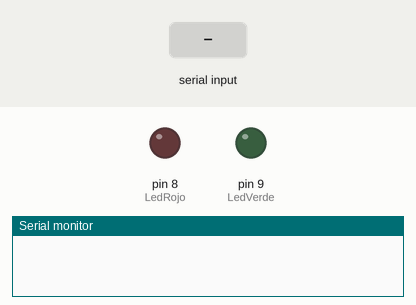
Recording of a sketch running on a simulated Arduino Uno, built with avr-gcc and run on an emulated ATmega328P. Shown: output pins drawn as LEDs (lit = HIGH), the last lines printed to the serial monitor. Dashed ring = blinking. Inputs (shaded band) come from the test bench.

Above: at 1.2 s.
1.3 s: "5" received over the second serial link
At 1.4 s:
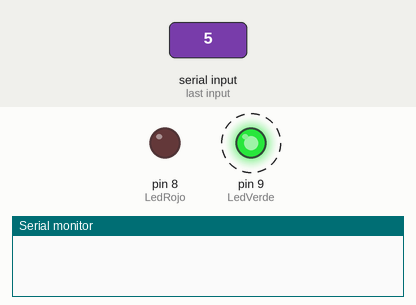
3.3 s: "3" received over the second serial link
At 3.8 s:
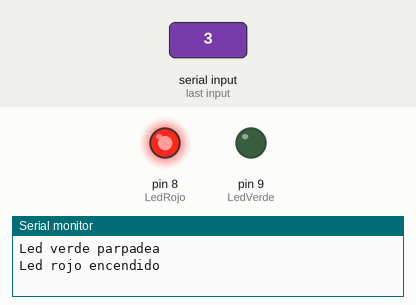
4.8 s: "1" received over the second serial link
At 6.1 s:
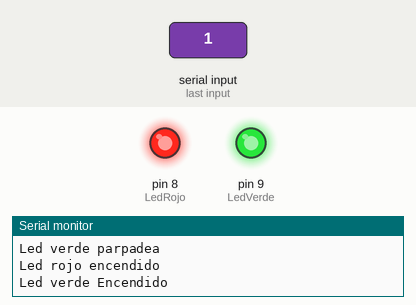
Timing chart, 0 to 7.8 s (numbered marks = the images above; inputs shaded):
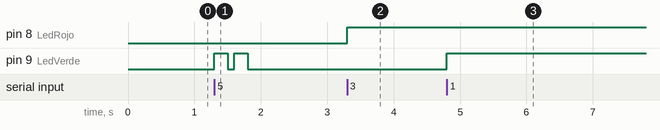

Measured:
- after the input at 1.3 s, pin 9 (LedVerde): alternates HIGH for 0.20 s and LOW for 0.10 s, 4 changes in all, then stays LOW, starting at once
- after the input at 3.3 s, pin 8 (LedRojo): LOW → HIGH at once
- after the input at 4.8 s, pin 9 (LedVerde): LOW → HIGH at once

The sketch:

Control_BT_desde_celu_.ino
```cpp
#include <SoftwareSerial.h>

SoftwareSerial miBT(2,3);   //Rx, Tx
char DATO;// = 0;
int LedVerde = 9;
int LedRojo = 8;

void setup() {
  Serial.begin(9600);
  miBT.begin(38400);  //Velocidad de comunic. por defecto para el módulo bluetooth
  pinMode(LedVerde, OUTPUT);
  pinMode(LedRojo, OUTPUT);
}

void loop() {

  if (miBT.available()) {

    DATO = miBT.read();
    if (DATO =='1'){
       //Para encender y apagar con un mismo número:
    digitalWrite(LedVerde, !digitalRead(LedVerde));  //El signo ! invierte el valor leido
    //digitalWrite(LedVerde, HIGH);
    Serial.println("Led verde Encendido");
    }
    if (DATO == '2'){
    digitalWrite(LedVerde, LOW);
    Serial.println("Led verde Apagado");}
    if (DATO == '3'){
    digitalWrite(LedRojo, !digitalRead(LedRojo));
    Serial.println("Led rojo encendido");}
    if (DATO == '4'){
    digitalWrite(LedRojo, LOW);
    Serial.println("Led rojo apagado");}
    if (DATO == '5'){
    parpadearLedVerde();
    delay(100);
    parpadearLedVerde();
    Serial.println("Led verde parpadea");
    }
    if (DATO == '6'){
    parpadearLedRojo();
    delay(100);
    parpadearLedRojo();
    Serial.println("Led rojo parpadea");
    }
  }

}
void parpadearLedVerde(){
  digitalWrite(LedVerde, HIGH);
  delay(200);
  digitalWrite(LedVerde, LOW);
}
void parpadearLedRojo(){
  digitalWrite(LedRojo, HIGH);
  delay(200);
  digitalWrite(LedRojo, LOW);
}
```
